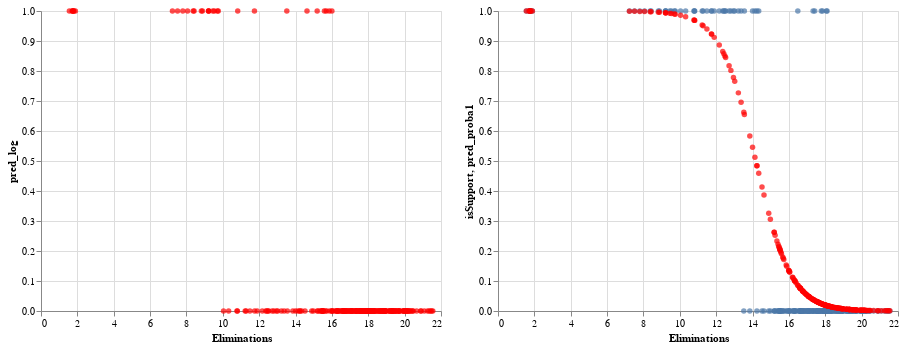

Notebook code cell kept with this figure:
### Markdown cell above
Shows the distribution of who is a support character in each rank based off of their eliminations (c5) and their objective kills (c6)

### Code cell
c7|c5+c8

### Figure 1 — Vega-Lite specification as saved in the notebook (floating-point values rounded to 4 significant figures; data arrays with more than 128 entries replaced by an {"elided": "..."} marker saying what was removed)
{"config": {"view": {"continuousWidth": 400, "continuousHeight": 300}}, "hconcat": [{"mark": {"type": "circle", "color": "red"}, "encoding": {"x": {"field": "Eliminations", "type": "quantitative"}, "y": {"field": "pred_log", "type": "quantitative"}}}, {"layer": [{"mark": "circle", "encoding": {"x": {"field": "Eliminations", "type": "quantitative"}, "y": {"field": "isSupport", "type": "quantitative"}}}, {"mark": {"type": "circle", "color": "red"}, "encoding": {"x": {"field": "Eliminations", "type": "quantitative"}, "y": {"field": "pred_proba1", "type": "quantitative"}}}]}], "data": {"name": "data-fe4e02e845445b6e1d01961f13300fd4"}, "$schema": "https://vega.github.io/schema/vega-lite/v4.17.0.json", "datasets": {"data-fe4e02e845445b6e1d01961f13300fd4": {"elided": "252 records"}}}
